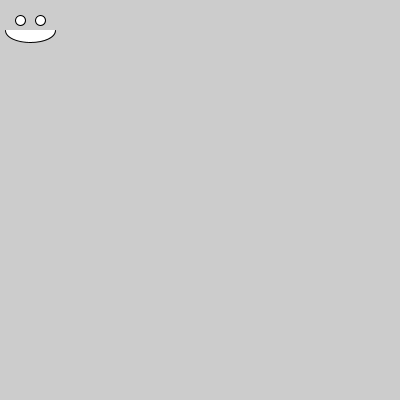
Frame 1 (no input)
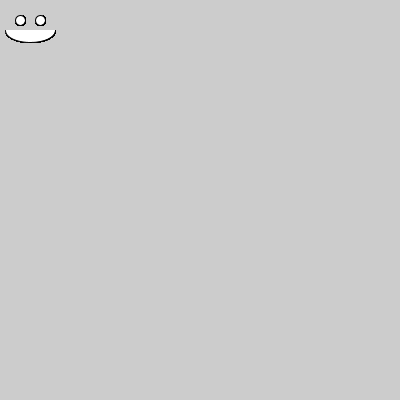
Frame 60 (the mouse pressed at the canvas centre just before this capture)
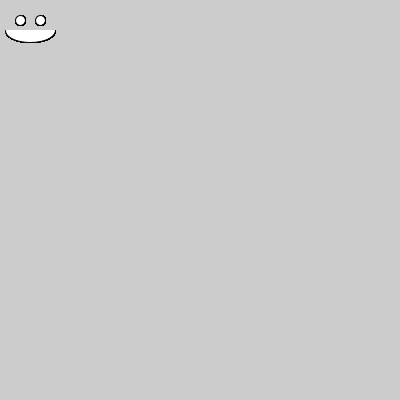
Frame 120 (the mouse held since frame 60 and released just before this capture)

The Processing sketch that drew these frames (run headless with seeded random() and noise(); from frame 60 on, the mouse is pressed at the canvas centre):

// Processing sketch: draw_face
// ── draw_face.pde
void setup(){
 size(400, 400);  
}


void draw() {
  //drawing a face using basic shapes
  ellipse(20, 20, 10, 10);
  ellipse(40, 20, 10, 10);
  arc(30, 30, 50, 25, 0, PI); 
}
